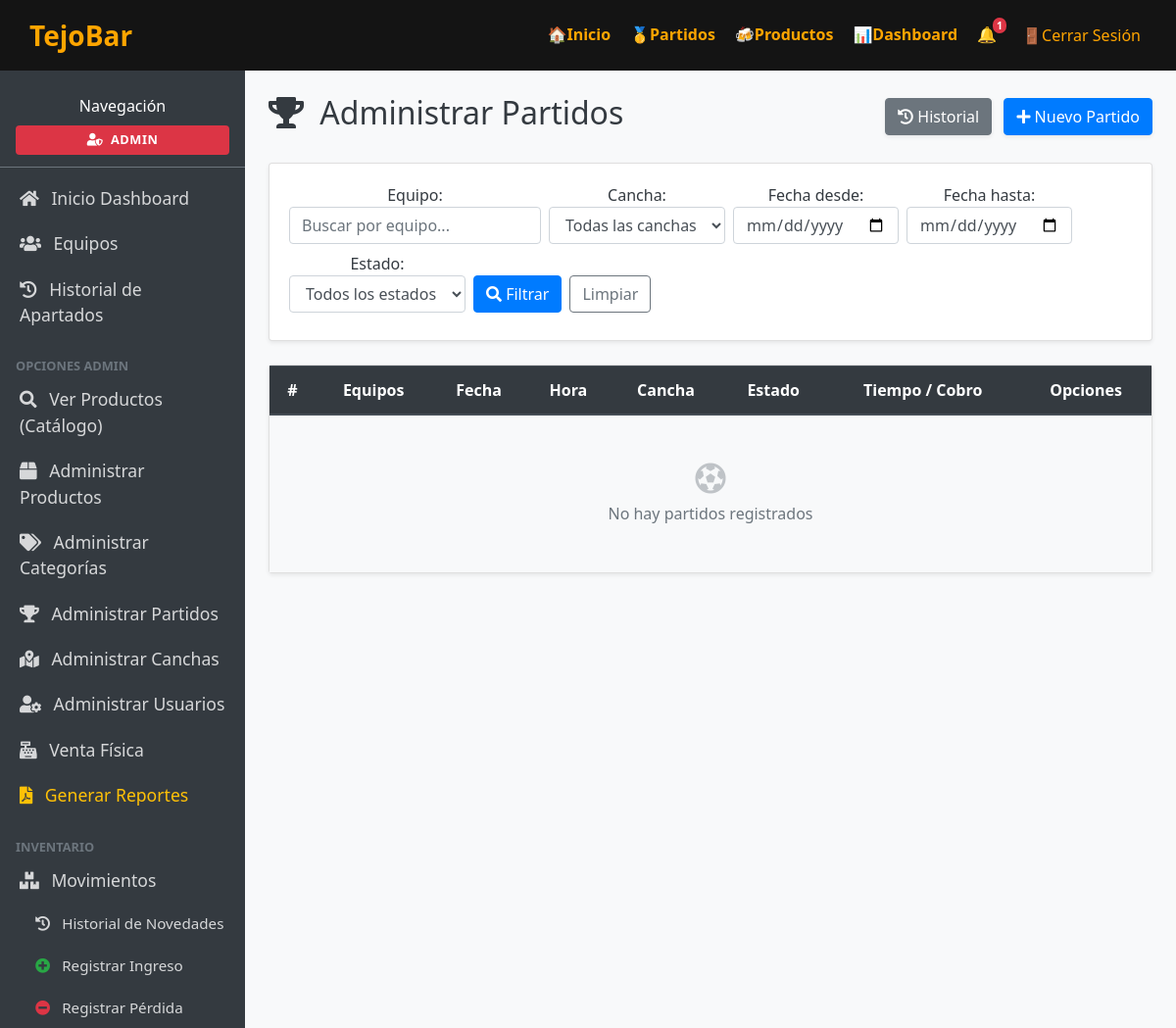
The app's page /administracion/partidos/ (signed in), older data.
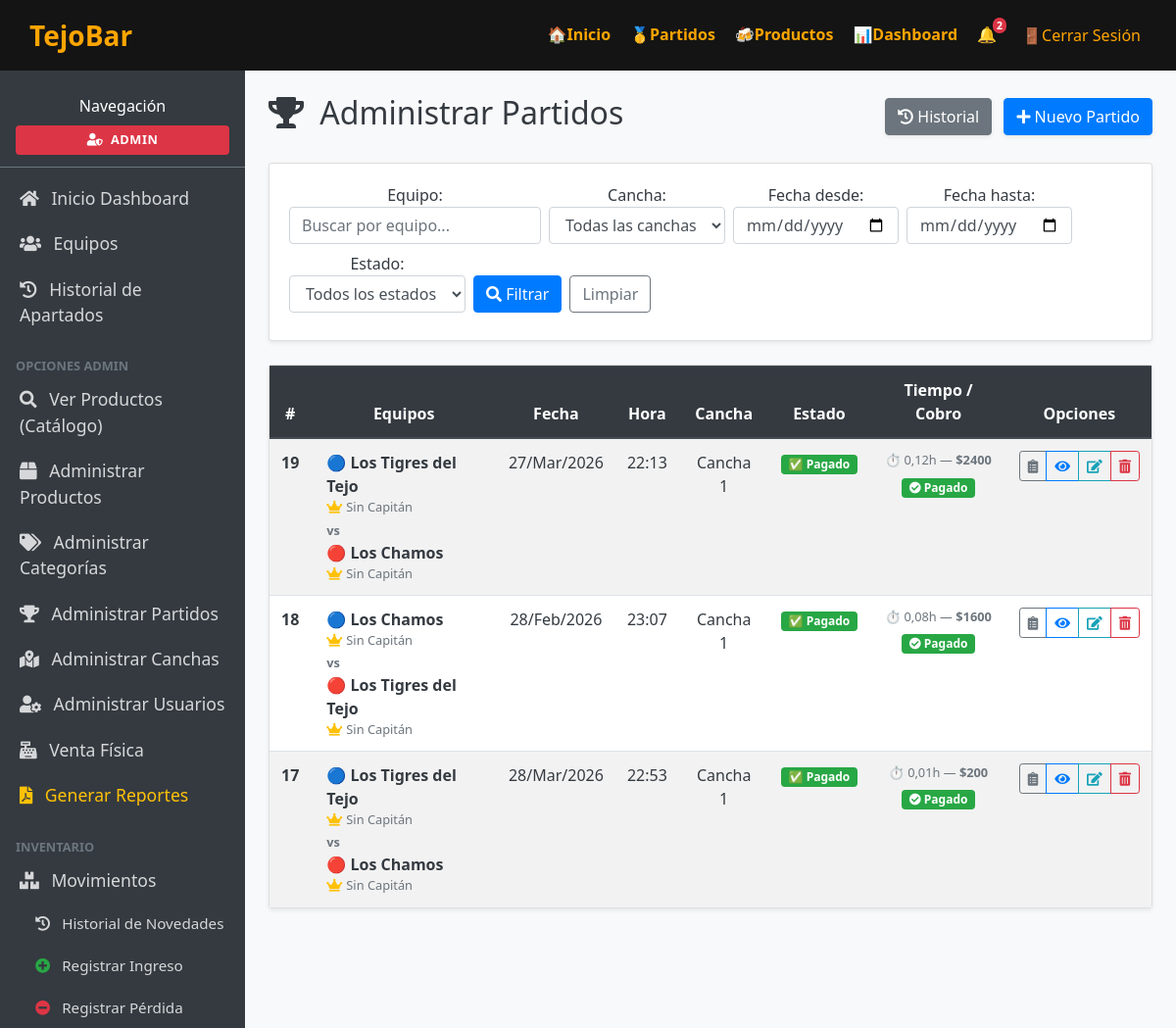
The same page, newer data.
### tejobar_app/models.py (models this page shows, shortened)
class Partido(models.Model):
    ESTADO_PENDIENTE = "Pendiente"
    ESTADO_CONFIRMADA = "Confirmada"
    ESTADO_CANCELADA = "Cancelada"
    ESTADO_FINALIZADO = "Finalizado"
    ESTADO_CHOICES = [
        (ESTADO_PENDIENTE, "Pendiente"),
        (ESTADO_CONFIRMADA, "En Curso"),
        (ESTADO_CANCELADA, "Cancelada"),
        (ESTADO_FINALIZADO, "Finalizado"),
    ]
    fecha = models.DateField()
    hora = models.CharField(max_length=20)
    equipo1 = models.ForeignKey(
        Equipo,
        on_delete=models.CASCADE,
        related_name="partidos_como_equipo1",
        null=True,  # Allow null temporarily for existing rows
    )
    equipo2 = models.ForeignKey(
        Equipo,
        on_delete=models.CASCADE,
        related_name="partidos_como_equipo2",
        null=True,
    )
    cancha = models.ForeignKey(Cancha, on_delete=models.CASCADE, related_name="partidos")
    estado = models.CharField(
        max_length=20, choices=ESTADO_CHOICES, default=ESTADO_PENDIENTE
    )
    hora_reserva_fin = models.CharField(max_length=20, blank=True, null=True) # User-input reservation end time
    hora_inicio = models.DateTimeField(blank=True, null=True)
    hora_fin = models.DateTimeField(blank=True, null=True)
    pago_cancha_equipo1 = models.BooleanField(default=False)
    pago_cancha_equipo2 = models.BooleanField(default=False)
    pago_cancha = models.BooleanField(default=False) # True when both have paid
    @property
    def total_por_equipo(self):
        if not self.cancha or not self.cancha.precio_por_hora:
            return 0.0
        return round(self.horas_jugadas * self.cancha.precio_por_hora, 2)
    @property
    def total_consumos_equipo1(self):
        from .models import Apartado
        if not self.equipo1: return 0.0
        consumos = self.consumos.filter(equipo=self.equipo1, estado=Apartado.ESTADO_PENDIENTE)
        return round(sum(float(c.cantidad * (c.precio_unitario or c.producto.precio)) for c in consumos), 2)
    @property
    def total_consumos_equipo2(self):
        from .models import Apartado
        if not self.equipo2: return 0.0
        consumos = self.consumos.filter(equipo=self.equipo2, estado=Apartado.ESTADO_PENDIENTE)
        return round(sum(float(c.cantidad * (c.precio_unitario or c.producto.precio)) for c in consumos), 2)
    @property
    def pagos_parciales_cancha_equipo1(self):
        pagos = self.pagos_parciales.filter(jugador_equipo__equipo=self.equipo1)
        return sum(float(p.tarifa_cancha_pagada) for p in pagos)
    @property
    def pagos_parciales_cancha_equipo2(self):
        pagos = self.pagos_parciales.filter(jugador_equipo__equipo=self.equipo2)
        return sum(float(p.tarifa_cancha_pagada) for p in pagos)
    @property
    def total_por_equipo1_cancha_restante(self):
        original = self.total_por_equipo
        return max(0.0, round(float(original) - self.pagos_parciales_cancha_equipo1, 2))
    @property
    def total_por_equipo2_cancha_restante(self):
        original = self.total_por_equipo
        return max(0.0, round(float(original) - self.pagos_parciales_cancha_equipo2, 2))
    @property
    def gran_total_equipo1_restante(self):
        return round(float(self.total_por_equipo1_cancha_restante) + float(self.total_consumos_equipo1), 2)
    @property
    def gran_total_equipo2_restante(self):
        return round(float(self.total_por_equipo2_cancha_restante) + float(self.total_consumos_equipo2), 2)
    @property
    def gran_total(self):
        return round(self.gran_total_equipo1_restante + self.gran_total_equipo2_restante, 2)
    @property
    def esta_finalizado(self) -> bool:
        return self.hora_fin is not None
    @property
    def horas_jugadas(self):
        if not self.hora_inicio or not self.hora_fin:
            return 0.0
        diferencia = self.hora_fin - self.hora_inicio
        minutos = diferencia.total_seconds() / 60
        return round(minutos / 60, 2)

class Equipo(models.Model):
    nombre_equipo = models.CharField(max_length=100, unique=True)
    @property
    def capitan_nombre(self) -> str:
        cap = self.equipo_jugadores.filter(es_capitan=True).first()
        if cap:
            return cap.get_nombre()
        return "Sin Capitán"

class Cancha(models.Model):
    estado = models.BooleanField(default=True, null=True)
    disponibilidad = models.CharField(
        max_length=50,
        unique=True,
        error_messages={
            "blank": "El nombre de la cancha es obligatorio.",
            "null": "El nombre de la cancha es obligatorio.",
            "unique": "Ya existe una cancha con este nombre.",
        },
        validators=[
            MinLengthValidator(
                2,
                message="El nombre de la cancha debe tener entre 2 y 50 caracteres.",
            ),
            MaxLengthValidator(
                50,
                message="El nombre de la cancha debe tener entre 2 y 50 caracteres.",
            ),
        ],
    )
    precio_por_hora = models.FloatField(
        default=8000.0,
        validators=[
            MinValueValidator(0.01, message="La tarifa por hora debe ser mayor a 0.")
        ],
        error_messages={
            "invalid": "La tarifa por hora debe ser un valor numérico.",
        }
    )
    descripcion = models.TextField(
        "Descripción",
        blank=True,
        null=True,
        validators=[
            MaxLengthValidator(200, message="La descripción no puede superar los 200 caracteres.")
        ]
    )
    def __str__(self) -> str:
        if self.disponibilidad:
            return self.disponibilidad
        return f"Cancha {self.pk}"

### tejobar_app/views.py (the view)
    def wrapper(request, *args, **kwargs):
        if not request.user.is_authenticated:
            return redirect("tejobar_app:login")
        persona = getattr(request.user, "persona", None)
        if not persona or persona.rol != Persona.ROL_ADMIN:
            messages.error(request, "No tienes permisos para acceder a esta área.")
            return redirect("tejobar_app:home")
        return view_func(request, *args, **kwargs)

### templates/partidos/admin_index.html (shortened to what the changed rows need)
{% extends 'dashboard/base.html' %}
{% block content %}
<div class="d-flex justify-content-between align-items-center mb-4">
    <h2 class="text-dark"><i class="fas fa-trophy mr-2"></i> Administrar Partidos</h2>
</div>
<div class="card shadow-sm">
    <div class="card-body p-0">
        <div class="table-responsive">
            <table class="table table-hover table-striped mb-0 text-center align-middle bg-white text-dark">
                <thead class="thead-dark">
                    <tr>
                        <th class="text-white">#</th>
                        <th class="text-white">Equipos</th>
                        <th class="text-white">Fecha</th>
                        <th class="text-white">Hora</th>
                        <th class="text-white">Cancha</th>
                        <th class="text-white">Estado</th>
                        <th class="text-white">Tiempo / Cobro</th>
                        <th class="text-white">Opciones</th>
                    </tr>
                </thead>
                <tbody>
                    {% for item in partidos_data %}
                    {% with partido=item.partido %}
                    <tr>
                        <td class="text-dark font-weight-bold">{{ partido.id }}</td>
                        <td class="font-weight-bold text-dark text-left px-3">
                            <div>🔵 {{ partido.equipo1.nombre_equipo|default:"--" }}
                                {% if partido.equipo1 %}<div class="small text-muted"><i class="fas fa-crown text-warning mr-1"></i>{{ partido.equipo1.capitan_nombre }}</div>{% endif %}
                            </div>
                            <span class="font-weight-bolder text-secondary small">vs</span>
                            <div>🔴 {{ partido.equipo2.nombre_equipo|default:"--" }}
                                {% if partido.equipo2 %}<div class="small text-muted"><i class="fas fa-crown text-warning mr-1"></i>{{ partido.equipo2.capitan_nombre }}</div>{% endif %}
                            </div>
                        </td>
                        <td class="text-dark">{{ partido.fecha|date:"d/M/Y" }}</td>
                        <td class="text-dark">{{ partido.hora }}</td>
                        <td class="text-dark">
                            {% if partido.hora_inicio and partido.hora_fin and not partido.pago_cancha %}
                                <button type="button" class="btn btn-link p-0 font-weight-bold text-dark text-decoration-none"
                                    data-toggle="modal" data-target="#pagoCanchaModal{{ partido.pk }}"
                                    title="Cobrar cancha">
                                    <i class="fas fa-map-marker-alt text-primary mr-1"></i>
                                    {{ partido.cancha.disponibilidad|default:partido.cancha|default:"--" }}
                                </button>
                            {% else %}
                                {{ partido.cancha.disponibilidad|default:partido.cancha|default:"--" }}
                            {% endif %}
                        </td>
                        <td>
                            {% if partido.estado == 'Pendiente' %}
                                <span class="badge badge-warning text-dark px-2 py-1">⏳ Pendiente</span>
                            {% elif partido.estado == 'Confirmada' and partido.hora_inicio and not partido.hora_fin %}
                                <span class="badge badge-primary px-2 py-1">▶️ En Curso</span>
                            {% elif partido.estado == 'Finalizado' or partido.hora_fin %}
                                {% if partido.pago_cancha %}
                                    <span class="badge badge-success px-2 py-1">✅ Pagado</span>
                                {% else %}
                                    <span class="badge badge-info px-2 py-1">🏁 Finalizado</span>
                                {% endif %}
                            {% elif partido.estado == 'Cancelada' %}
                                <span class="badge badge-danger px-2 py-1">❌ Cancelado</span>
                            {% else %}
                                <span class="badge badge-secondary px-2 py-1">{{ partido.estado }}</span>
                            {% endif %}
                        </td>
                        <td class="text-dark">
                            {% if not partido.hora_inicio %}
                                <a href="{% url 'tejobar_app:admin_partidos_iniciar' partido.pk %}" class="btn btn-sm btn-success shadow-sm">
                                    <i class="fas fa-play"></i> Iniciar
                                </a>
                            {% elif partido.hora_inicio and not partido.hora_fin %}
                                <span class="text-primary font-weight-bold d-block mb-1 small">▶️ En curso...</span>
                                <a href="{% url 'tejobar_app:admin_partidos_finalizar' partido.pk %}" class="btn btn-sm btn-danger shadow-sm">
                                    <i class="fas fa-stop"></i> Finalizar
                                </a>
                            {% elif partido.hora_inicio and partido.hora_fin %}
                                <div class="mb-1 text-muted small">
                                    ⏱️ {{ partido.horas_jugadas }}h &mdash; <strong>${{ partido.gran_total|floatformat:0 }}</strong>
                                </div>
                                {% if not partido.pago_cancha %}
                                    {% if partido.pago_cancha_equipo1 or partido.pago_cancha_equipo2 %}
                                    <span class="badge badge-info px-2 py-1 mb-1 d-block"><i class="fas fa-star-half-alt"></i> Pago Parcial</span>
                                    {% endif %}
                                    <button type="button" class="btn btn-sm btn-warning font-weight-bold text-dark shadow-sm"
                                        data-toggle="modal" data-target="#pagoCanchaModal{{ partido.pk }}">
                                        <i class="fas fa-hand-holding-usd"></i> Cobrar
                                    </button>
                                {% else %}
                                    <span class="badge badge-success px-2 py-1"><i class="fas fa-check-circle"></i> Pagado</span>
                                {% endif %}
                            {% endif %}
                        </td>
                        <td>
                            <div class="btn-group btn-group-sm" role="group">
                                <a href="{% url 'tejobar_app:admin_partido_novedades' partido.pk %}"
                                    class="btn btn-outline-secondary" title="Novedades de Jugadores">
                                    <i class="fas fa-clipboard-list"></i>
                                </a>
                                <a href="{% url 'tejobar_app:partidos_show' partido.pk %}"
                                    class="btn btn-outline-primary" title="Ver Detalles">
                                    <i class="fas fa-eye"></i>
                                </a>
                                <a href="{% url 'tejobar_app:admin_partidos_update' partido.pk %}"
                                    class="btn btn-outline-info" title="Editar">
                                    <i class="fas fa-edit"></i>
                                </a>
                                <a href="{% url 'tejobar_app:admin_partidos_delete' partido.pk %}"
                                    class="btn btn-outline-danger" title="Eliminar">
                                    <i class="fas fa-trash-alt"></i>
                                </a>
                            </div>
                        </td>
                    </tr>
                    {% endwith %}
                    {% empty %}
                    <tr>
                        <td colspan="8" class="text-center py-5 text-muted bg-light">
                            <i class="fas fa-futbol fa-2x mb-2 d-block text-muted" style="opacity:0.4;"></i>
                            No hay partidos registrados
                        </td>
                    </tr>
                    {% endfor %}
                </tbody>
            </table>
        </div>
    </div>
</div>
{% endblock %}

### templates/dashboard/base.html (shortened to what the changed rows need)
{% load static %}
<!DOCTYPE html>
<html lang="es">
<head>
    <link rel="stylesheet" href="https://stackpath.bootstrapcdn.com/bootstrap/4.5.2/css/bootstrap.min.css">
    <link rel="stylesheet" href="https://cdnjs.cloudflare.com/ajax/libs/font-awesome/5.15.4/css/all.min.css">
    <link rel="stylesheet" href="{% static 'css/productos.css' %}">
</head>
<body>
    <div class="wrapper">
        <header>
            <nav>
                <ul class="menu-top">
                    {% if user.is_authenticated %}
                    <li class="dropdown">
                        <a href="#" id="notifDropdown" role="button" data-toggle="dropdown" aria-haspopup="true" aria-expanded="false" style="position: relative; display: inline-block;">
                            🔔
                            {% if total_notificaciones > 0 %}
                            <span class="badge badge-danger badge-pill" style="position: absolute; top: -5px; right: -10px; font-size: 0.65rem; padding: 0.25em 0.4em;">{{ total_notificaciones }}</span>
                            {% endif %}
                        </a>
                    </li>
                    {% endif %}
                </ul>
            </nav>
        </header>
        <div class="content-wrapper">
            <div class="main-content p-4 text-dark">
                {% block content %}{% endblock %}
            </div>
        </div>
    </div>
</body>
</html>

Row changes from the older to the newer data that the page shows:
added Partido: partido.id "19", partido.equipo1.nombre_equipo "Los Tigres del Tejo", partido.equipo1.capitan_nombre "Sin Capitán", partido.equipo2.nombre_equipo "Los Chamos", partido.equipo2.capitan_nombre "Sin Capitán", partido.fecha "27/Mar/2026", partido.hora "22:13", partido.cancha.disponibilidad "Cancha 1", estado "✅ Pagado", partido.horas_jugadas "0,12", partido.gran_total "2400", pago_cancha True (drawn)
added Partido: partido.id "18", partido.equipo1.nombre_equipo "Los Chamos", partido.equipo1.capitan_nombre "Sin Capitán", partido.equipo2.nombre_equipo "Los Tigres del Tejo", partido.equipo2.capitan_nombre "Sin Capitán", partido.fecha "28/Feb/2026", partido.hora "23:07", partido.cancha.disponibilidad "Cancha 1", estado "✅ Pagado", partido.horas_jugadas "0,08", partido.gran_total "1600", pago_cancha True (drawn)
added Partido: partido.id "17", partido.equipo1.nombre_equipo "Los Tigres del Tejo", partido.equipo1.capitan_nombre "Sin Capitán", partido.equipo2.nombre_equipo "Los Chamos", partido.equipo2.capitan_nombre "Sin Capitán", partido.fecha "28/Mar/2026", partido.hora "22:53", partido.cancha.disponibilidad "Cancha 1", estado "✅ Pagado", partido.horas_jugadas "0,01", partido.gran_total "200", pago_cancha True (drawn)
Text that changed along with them:
{{ total_notificaciones }}: "1" → "2"
text no longer shown: "No hay partidos registrados"
